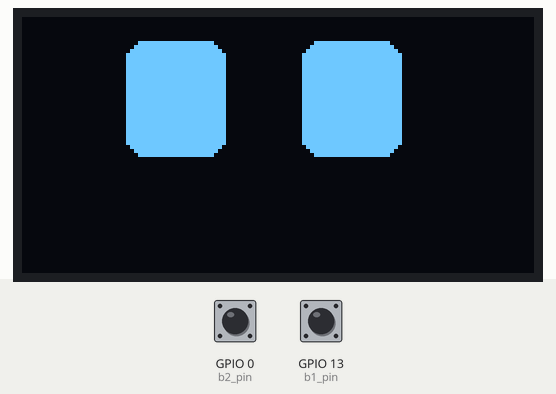
Bench run of a program on a simulated ESP8266 (Wemos D1 mini). On the bench: 128×64 one-colour display. The inputs (shaded band) are chosen by the test bench; at power-on: GPIO 13 (b1_pin) HIGH, GPIO 0 (b2_pin) HIGH. Random numbers use the default seed unless the program sets one.

Above: at 1.2 s.
1.3 s: GPIO 13 (b1_pin) pulled LOW for 3.2 s
At 5.6 s:
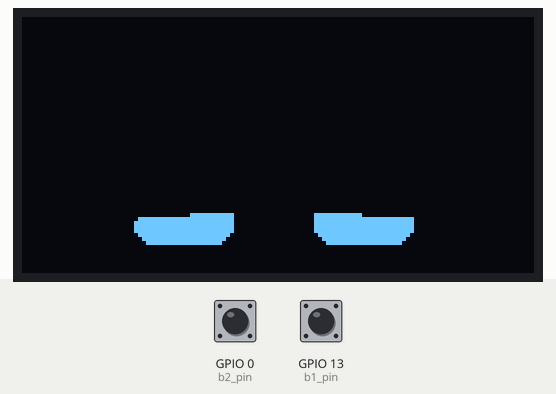
6.0 s: GPIO 0 (b2_pin) pulled LOW for 1 s
At 8.9 s:
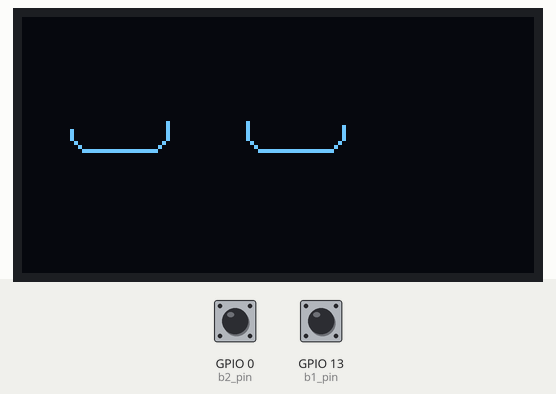
10.0 s: GPIO 13 (b1_pin) pulled LOW for 0.15 s
At 11.3 s:
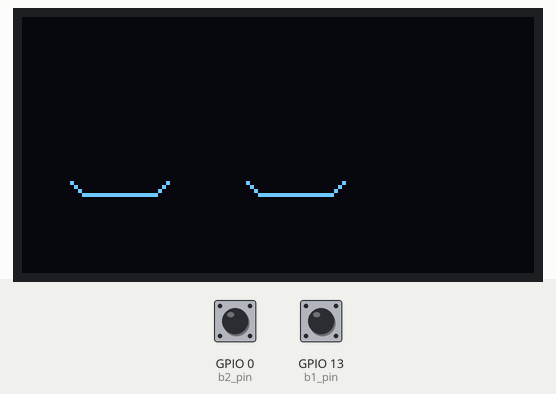
11.6 s: GPIO 13 (b1_pin) pulled LOW for 1 s
At 13.0 s:
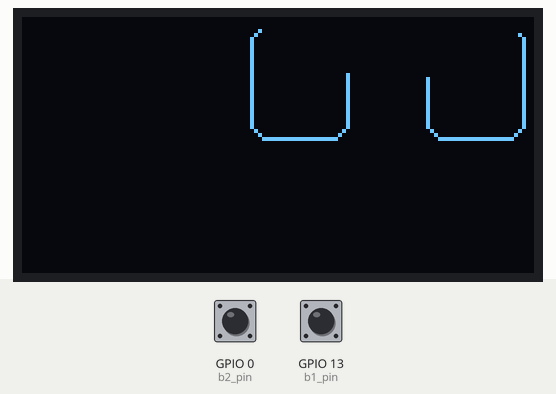
14.1 s: GPIO 0 (b2_pin) pulled LOW for 0.15 s
At 14.3 s:
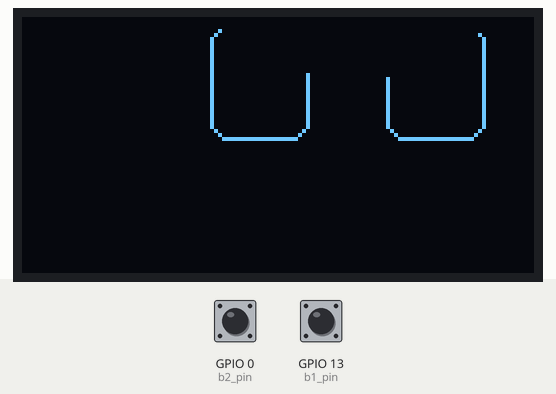
Timing chart, 0 to 16.7 s (numbered marks = the images above; inputs shaded):
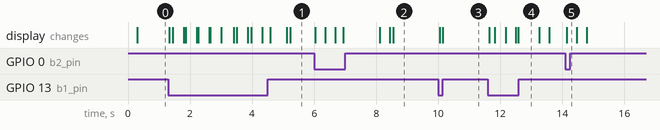

The program:

main.cpp
```cpp
#include <Arduino.h>
#include <Adafruit_SSD1306.h>

#define SCREEN_WIDTH 128 // OLED display width, in pixels
#define SCREEN_HEIGHT 64 // OLED display height, in pixels
// Declaration for an SSD1306 display connected to I2C (SDA, SCL pins)
Adafruit_SSD1306 display(SCREEN_WIDTH, SCREEN_HEIGHT, &Wire, -1);
#include <FluxGarage_RoboEyes.h>

roboEyes roboEyes; // create RoboEyes instance

#define b1_pin 13
#define b2_pin 0
#define delayy 399

bool b1;
bool b2;

unsigned long del;

byte mood = 0;
byte func = 0;
bool anim = 0;
bool fill = 1;

unsigned char moods[] = {DEFAULT, SAD, ANGRY, HAPPY, H_SQUINT, SQUINT, SCEPTIC, AMAZED, SLEEPY, SLEEP};

void setup() {
  Serial.begin(9600);
  randomSeed(analogRead(A0));
  // Startup OLED Display
  // SSD1306_SWITCHCAPVCC = generate display voltage from 3.3V internally
  if(!display.begin(SSD1306_SWITCHCAPVCC, 0x3C)) { // Address 0x3C or 0x3D
    Serial.println(F("SSD1306 allocation failed"));
    for(;;); // Don't proceed, loop forever
  }
  // Define eye shapes, all values in pixels
  roboEyes.setWidth(25, 25); // byte leftEye, byte rightEye
  roboEyes.setHeight(30, 30); // byte leftEye, byte rightEye
  roboEyes.setBorderradius(5, 5); // byte leftEye, byte rightEye
  roboEyes.setSpacebetween(20); // int space -> can also be negative

  // roboEyes.setWidth(13, 13); // byte leftEye, byte rightEye
  // roboEyes.setHeight(15, 15); // byte leftEye, byte rightEye
  // roboEyes.setBorderradius(3, 3); // byte leftEye, byte rightEye
  // roboEyes.setSpacebetween(10); // int space -> can also be negative

  // Startup robo eyes
  roboEyes.begin(128, 64, 100); // screen-width, screen-height, max framerate

  // Define some automated eyes behaviour
  roboEyes.setAutoblinker(ON, 3, 3); // Start auto blinker animation cycle -> bool active, int interval, int variation -> turn on/off, set interval between each blink in full seconds, set range for random interval variation in full seconds
  roboEyes.setIdleMode(ON, 2, 2); // Start idle animation cycle (eyes looking in random directions) -> turn on/off, set interval between each eye repositioning in full seconds, set range for random time interval variation in full seconds
  roboEyes.setBlinkMode(MIX);

  // Cyclops mode
  //roboEyes.setCyclops(ON); // bool on/off -> if turned on, robot has only on eye

  // Define mood, curiosity and position
  //roboEyes.setMood(DEFAULT); // mood expressions, can be TIRED, ANGRY, HAPPY, DEFAULT
  //roboEyes.setPosition(DEFAULT); // cardinal directions, can be N, NE, E, SE, S, SW, W, NW, DEFAULT (default = horizontally and vertically centered)
  roboEyes.setCuriosity(ON); // bool on/off -> when turned on, height of the outer eyes increases when moving to the very left or very right
  // Set horizontal or vertical flickering
  //roboEyes.setHFlicker(ON, 1); // bool on/off, byte amplitude -> horizontal flicker: alternately displacing the eyes in the defined amplitude in pixels
  //roboEyes.setVFlicker(ON, 1); // bool on/off, byte amplitude -> vertical flicker: alternately displacing the eyes in the defined amplitude in pixels

  // Play prebuilt oneshot animations
  //roboEyes.anim_confused(); // confused - eyes shaking left and right
  //roboEyes.anim_laugh(); // laughing - eyes shaking up and down

  pinMode(b1_pin, INPUT_PULLUP);
  pinMode(b2_pin, INPUT_PULLUP);

}


void loop() {
  roboEyes.update(); // update eyes drawings

  b1 = !digitalRead(b1_pin);
  b2 = !digitalRead(b2_pin);

  if(b1 == 1 && millis() - del >= delayy){
    mood++;
    del = millis();
  }

  if(mood >= sizeof(moods)){
    mood = 0;
  }

  if(b2 == 1 && millis() - del >= delayy){
    if(func == 0){
      roboEyes.anim_confused();
      // roboEyes.blink(1, 0);
    }
    if(func == 1){
      roboEyes.anim_laugh();
    }
    if(func == 2){
      fill = !fill;
      roboEyes.setFill(fill);
      roboEyes.setLineBlinkFill(fill);
    }
    func++;
    del = millis();
  }


  if(func >= 3){
    func = 0;
  }


  roboEyes.setMood(moods[mood]);

 // Dont' use delay() here in order to ensure fluid eyes animations.
 // Check the AnimationSequences example for common practices.
}
```

Source omitted: FluxGarage_RoboEyes.h (29729 bytes)

Measured:
- after the input at 11.6 s, the display: first changes after 0.05 s (image 4 shows a later state)
